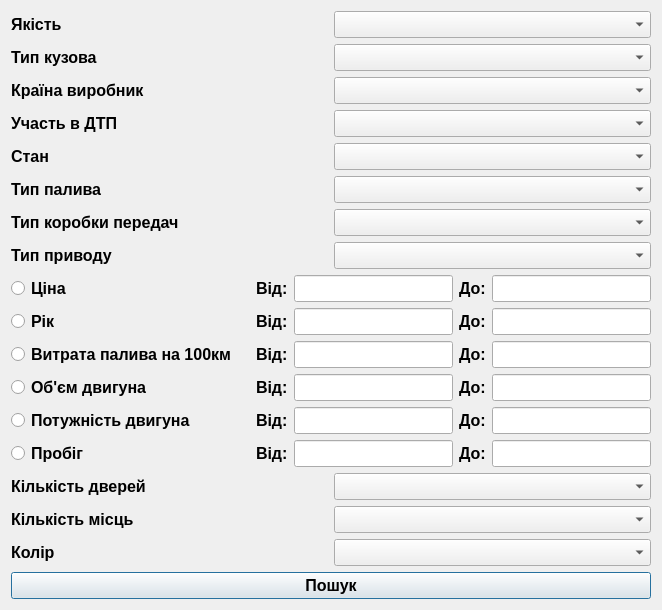
<?xml version="1.0" encoding="UTF-8"?>
<ui version="4.0">
 <class>LargeSearch</class>
 <widget class="QDialog" name="LargeSearch">
  <property name="geometry">
   <rect>
    <x>0</x>
    <y>0</y>
    <width>662</width>
    <height>609</height>
   </rect>
  </property>
  <property name="font">
   <font>
    <pointsize>12</pointsize>
    <weight>75</weight>
    <bold>true</bold>
   </font>
  </property>
  <property name="windowTitle">
   <string>Dialog</string>
  </property>
  <layout class="QVBoxLayout" name="verticalLayout">
   <item>
    <layout class="QHBoxLayout" name="quality_lay">
     <item>
      <widget class="QLabel" name="quality_lbl">
       <property name="font">
        <font>
         <pointsize>12</pointsize>
         <weight>75</weight>
         <bold>true</bold>
        </font>
       </property>
       <property name="text">
        <string>Якість</string>
       </property>
      </widget>
     </item>
     <item>
      <widget class="QComboBox" name="quality_cb">
       <property name="font">
        <font>
         <pointsize>12</pointsize>
         <weight>75</weight>
         <bold>true</bold>
        </font>
       </property>
      </widget>
     </item>
    </layout>
   </item>
   <item>
    <layout class="QHBoxLayout" name="type_lay">
     <item>
      <widget class="QLabel" name="type_lbl">
       <property name="font">
        <font>
         <pointsize>12</pointsize>
         <weight>75</weight>
         <bold>true</bold>
        </font>
       </property>
       <property name="text">
        <string>Тип кузова</string>
       </property>
      </widget>
     </item>
     <item>
      <widget class="QComboBox" name="type_cb">
       <property name="font">
        <font>
         <pointsize>12</pointsize>
         <weight>75</weight>
         <bold>true</bold>
        </font>
       </property>
      </widget>
     </item>
    </layout>
   </item>
   <item>
    <layout class="QHBoxLayout" name="country_lay">
     <item>
      <widget class="QLabel" name="country_lbl">
       <property name="font">
        <font>
         <pointsize>12</pointsize>
         <weight>75</weight>
         <bold>true</bold>
        </font>
       </property>
       <property name="text">
        <string>Країна виробник</string>
       </property>
      </widget>
     </item>
     <item>
      <widget class="QComboBox" name="country_cb">
       <property name="font">
        <font>
         <pointsize>12</pointsize>
         <weight>75</weight>
         <bold>true</bold>
        </font>
       </property>
      </widget>
     </item>
    </layout>
   </item>
   <item>
    <layout class="QHBoxLayout" name="dtp_lay">
     <item>
      <widget class="QLabel" name="dtp_lbl">
       <property name="font">
        <font>
         <pointsize>12</pointsize>
         <weight>75</weight>
         <bold>true</bold>
        </font>
       </property>
       <property name="text">
        <string>Участь в ДТП</string>
       </property>
      </widget>
     </item>
     <item>
      <widget class="QComboBox" name="dtp_cb">
       <property name="font">
        <font>
         <pointsize>12</pointsize>
         <weight>75</weight>
         <bold>true</bold>
        </font>
       </property>
      </widget>
     </item>
    </layout>
   </item>
   <item>
    <layout class="QHBoxLayout" name="stan_lay">
     <item>
      <widget class="QLabel" name="stan_lbl">
       <property name="font">
        <font>
         <pointsize>12</pointsize>
         <weight>75</weight>
         <bold>true</bold>
        </font>
       </property>
       <property name="text">
        <string>Стан </string>
       </property>
      </widget>
     </item>
     <item>
      <widget class="QComboBox" name="stan_cb">
       <property name="font">
        <font>
         <pointsize>12</pointsize>
         <weight>75</weight>
         <bold>true</bold>
        </font>
       </property>
      </widget>
     </item>
    </layout>
   </item>
   <item>
    <layout class="QHBoxLayout" name="fuel_lay">
     <item>
      <widget class="QLabel" name="fuel_lbl">
       <property name="font">
        <font>
         <pointsize>12</pointsize>
         <weight>75</weight>
         <bold>true</bold>
        </font>
       </property>
       <property name="text">
        <string>Тип палива</string>
       </property>
      </widget>
     </item>
     <item>
      <widget class="QComboBox" name="fuel_cb">
       <property name="font">
        <font>
         <pointsize>12</pointsize>
         <weight>75</weight>
         <bold>true</bold>
        </font>
       </property>
      </widget>
     </item>
    </layout>
   </item>
   <item>
    <layout class="QHBoxLayout" name="kpp_lay">
     <item>
      <widget class="QLabel" name="kpp_lbl">
       <property name="font">
        <font>
         <pointsize>12</pointsize>
         <weight>75</weight>
         <bold>true</bold>
        </font>
       </property>
       <property name="text">
        <string>Тип коробки передач</string>
       </property>
      </widget>
     </item>
     <item>
      <widget class="QComboBox" name="kpp_cb">
       <property name="font">
        <font>
         <pointsize>12</pointsize>
         <weight>75</weight>
         <bold>true</bold>
        </font>
       </property>
      </widget>
     </item>
    </layout>
   </item>
   <item>
    <layout class="QHBoxLayout" name="drive_lay">
     <item>
      <widget class="QLabel" name="drive_lbl">
       <property name="font">
        <font>
         <pointsize>12</pointsize>
         <weight>75</weight>
         <bold>true</bold>
        </font>
       </property>
       <property name="text">
        <string>Тип приводу</string>
       </property>
      </widget>
     </item>
     <item>
      <widget class="QComboBox" name="drive_cb">
       <property name="font">
        <font>
         <pointsize>12</pointsize>
         <weight>75</weight>
         <bold>true</bold>
        </font>
       </property>
      </widget>
     </item>
    </layout>
   </item>
   <item>
    <layout class="QHBoxLayout" name="price_lay" stretch="0,1,0,0,0,0">
     <item>
      <widget class="QRadioButton" name="price_rb">
       <property name="font">
        <font>
         <pointsize>12</pointsize>
         <weight>75</weight>
         <bold>true</bold>
        </font>
       </property>
       <property name="text">
        <string/>
       </property>
      </widget>
     </item>
     <item>
      <widget class="QLabel" name="price_lbl">
       <property name="font">
        <font>
         <pointsize>12</pointsize>
         <weight>75</weight>
         <bold>true</bold>
        </font>
       </property>
       <property name="text">
        <string>Ціна</string>
       </property>
      </widget>
     </item>
     <item>
      <widget class="QLabel" name="fromprice_lbl">
       <property name="font">
        <font>
         <pointsize>12</pointsize>
         <weight>75</weight>
         <bold>true</bold>
        </font>
       </property>
       <property name="text">
        <string>Від:</string>
       </property>
      </widget>
     </item>
     <item>
      <widget class="QLineEdit" name="fromprice_led">
       <property name="font">
        <font>
         <pointsize>12</pointsize>
         <weight>75</weight>
         <bold>true</bold>
        </font>
       </property>
      </widget>
     </item>
     <item>
      <widget class="QLabel" name="toprice_lbl">
       <property name="font">
        <font>
         <pointsize>12</pointsize>
         <weight>75</weight>
         <bold>true</bold>
        </font>
       </property>
       <property name="text">
        <string>До:</string>
       </property>
      </widget>
     </item>
     <item>
      <widget class="QLineEdit" name="toprice_led">
       <property name="font">
        <font>
         <pointsize>12</pointsize>
         <weight>75</weight>
         <bold>true</bold>
        </font>
       </property>
      </widget>
     </item>
    </layout>
   </item>
   <item>
    <layout class="QHBoxLayout" name="year_lay" stretch="0,1,0,0,0,0">
     <item>
      <widget class="QRadioButton" name="year_rb">
       <property name="font">
        <font>
         <pointsize>12</pointsize>
         <weight>75</weight>
         <bold>true</bold>
        </font>
       </property>
       <property name="text">
        <string/>
       </property>
      </widget>
     </item>
     <item>
      <widget class="QLabel" name="year_lbl">
       <property name="font">
        <font>
         <pointsize>12</pointsize>
         <weight>75</weight>
         <bold>true</bold>
        </font>
       </property>
       <property name="text">
        <string>Рік</string>
       </property>
      </widget>
     </item>
     <item>
      <widget class="QLabel" name="fromyear_lbl">
       <property name="font">
        <font>
         <pointsize>12</pointsize>
         <weight>75</weight>
         <bold>true</bold>
        </font>
       </property>
       <property name="text">
        <string>Від:</string>
       </property>
      </widget>
     </item>
     <item>
      <widget class="QLineEdit" name="fromyear_led">
       <property name="font">
        <font>
         <pointsize>12</pointsize>
         <weight>75</weight>
         <bold>true</bold>
        </font>
       </property>
      </widget>
     </item>
     <item>
      <widget class="QLabel" name="toyear_lbl">
       <property name="font">
        <font>
         <pointsize>12</pointsize>
         <weight>75</weight>
         <bold>true</bold>
        </font>
       </property>
       <property name="text">
        <string>До:</string>
       </property>
      </widget>
     </item>
     <item>
      <widget class="QLineEdit" name="toyear_led">
       <property name="font">
        <font>
         <pointsize>12</pointsize>
         <weight>75</weight>
         <bold>true</bold>
        </font>
       </property>
      </widget>
     </item>
    </layout>
   </item>
   <item>
    <layout class="QHBoxLayout" name="fuelcost_lay" stretch="0,2,0,0,0,0">
     <item>
      <widget class="QRadioButton" name="fuelcost_rb">
       <property name="font">
        <font>
         <pointsize>12</pointsize>
         <weight>75</weight>
         <bold>true</bold>
        </font>
       </property>
       <property name="text">
        <string/>
       </property>
      </widget>
     </item>
     <item>
      <widget class="QLabel" name="fuelcost_lbl">
       <property name="font">
        <font>
         <pointsize>12</pointsize>
         <weight>75</weight>
         <bold>true</bold>
        </font>
       </property>
       <property name="text">
        <string>Витрата палива на 100км</string>
       </property>
      </widget>
     </item>
     <item>
      <widget class="QLabel" name="fromfuelcost_lbl">
       <property name="font">
        <font>
         <pointsize>12</pointsize>
         <weight>75</weight>
         <bold>true</bold>
        </font>
       </property>
       <property name="text">
        <string>Від:</string>
       </property>
      </widget>
     </item>
     <item>
      <widget class="QLineEdit" name="fromfuelcost_led">
       <property name="font">
        <font>
         <pointsize>12</pointsize>
         <weight>75</weight>
         <bold>true</bold>
        </font>
       </property>
      </widget>
     </item>
     <item>
      <widget class="QLabel" name="tofuelcost_lbl">
       <property name="font">
        <font>
         <pointsize>12</pointsize>
         <weight>75</weight>
         <bold>true</bold>
        </font>
       </property>
       <property name="text">
        <string>До:</string>
       </property>
      </widget>
     </item>
     <item>
      <widget class="QLineEdit" name="tofuelcost_led">
       <property name="font">
        <font>
         <pointsize>12</pointsize>
         <weight>75</weight>
         <bold>true</bold>
        </font>
       </property>
      </widget>
     </item>
    </layout>
   </item>
   <item>
    <layout class="QHBoxLayout" name="capacity_lay" stretch="0,2,0,0,0,0">
     <item>
      <widget class="QRadioButton" name="capacity_rb">
       <property name="font">
        <font>
         <pointsize>12</pointsize>
         <weight>75</weight>
         <bold>true</bold>
        </font>
       </property>
       <property name="text">
        <string/>
       </property>
      </widget>
     </item>
     <item>
      <widget class="QLabel" name="capacity_lbl">
       <property name="font">
        <font>
         <pointsize>12</pointsize>
         <weight>75</weight>
         <bold>true</bold>
        </font>
       </property>
       <property name="text">
        <string>Об'єм двигуна</string>
       </property>
      </widget>
     </item>
     <item>
      <widget class="QLabel" name="fromcapacity_lbl">
       <property name="font">
        <font>
         <pointsize>12</pointsize>
         <weight>75</weight>
         <bold>true</bold>
        </font>
       </property>
       <property name="text">
        <string>Від:</string>
       </property>
      </widget>
     </item>
     <item>
      <widget class="QLineEdit" name="fromcapacity_led">
       <property name="font">
        <font>
         <pointsize>12</pointsize>
         <weight>75</weight>
         <bold>true</bold>
        </font>
       </property>
      </widget>
     </item>
     <item>
      <widget class="QLabel" name="tocapacity_lbl">
       <property name="font">
        <font>
         <pointsize>12</pointsize>
         <weight>75</weight>
         <bold>true</bold>
        </font>
       </property>
       <property name="text">
        <string>До:</string>
       </property>
      </widget>
     </item>
     <item>
      <widget class="QLineEdit" name="tocapacity_led">
       <property name="font">
        <font>
         <pointsize>12</pointsize>
         <weight>75</weight>
         <bold>true</bold>
        </font>
       </property>
      </widget>
     </item>
    </layout>
   </item>
   <item>
    <layout class="QHBoxLayout" name="power_lay" stretch="0,2,0,0,0,0">
     <item>
      <widget class="QRadioButton" name="power_rb">
       <property name="font">
        <font>
         <pointsize>12</pointsize>
         <weight>75</weight>
         <bold>true</bold>
        </font>
       </property>
       <property name="text">
        <string/>
       </property>
      </widget>
     </item>
     <item>
      <widget class="QLabel" name="power_lbl">
       <property name="font">
        <font>
         <pointsize>12</pointsize>
         <weight>75</weight>
         <bold>true</bold>
        </font>
       </property>
       <property name="text">
        <string>Потужність двигуна</string>
       </property>
      </widget>
     </item>
     <item>
      <widget class="QLabel" name="frompower_lbl">
       <property name="font">
        <font>
         <pointsize>12</pointsize>
         <weight>75</weight>
         <bold>true</bold>
        </font>
       </property>
       <property name="text">
        <string>Від:</string>
       </property>
      </widget>
     </item>
     <item>
      <widget class="QLineEdit" name="frompower_led">
       <property name="font">
        <font>
         <pointsize>12</pointsize>
         <weight>75</weight>
         <bold>true</bold>
        </font>
       </property>
      </widget>
     </item>
     <item>
      <widget class="QLabel" name="topower_lbl">
       <property name="font">
        <font>
         <pointsize>12</pointsize>
         <weight>75</weight>
         <bold>true</bold>
        </font>
       </property>
       <property name="text">
        <string>До:</string>
       </property>
      </widget>
     </item>
     <item>
      <widget class="QLineEdit" name="topower_led">
       <property name="font">
        <font>
         <pointsize>12</pointsize>
         <weight>75</weight>
         <bold>true</bold>
        </font>
       </property>
      </widget>
     </item>
    </layout>
   </item>
   <item>
    <layout class="QHBoxLayout" name="run_lay" stretch="0,2,0,0,0,0">
     <item>
      <widget class="QRadioButton" name="run_rb">
       <property name="font">
        <font>
         <pointsize>12</pointsize>
         <weight>75</weight>
         <bold>true</bold>
        </font>
       </property>
       <property name="text">
        <string/>
       </property>
      </widget>
     </item>
     <item>
      <widget class="QLabel" name="run_lbl">
       <property name="font">
        <font>
         <pointsize>12</pointsize>
         <weight>75</weight>
         <bold>true</bold>
        </font>
       </property>
       <property name="text">
        <string>Пробіг</string>
       </property>
      </widget>
     </item>
     <item>
      <widget class="QLabel" name="fromrun_lbl">
       <property name="font">
        <font>
         <pointsize>12</pointsize>
         <weight>75</weight>
         <bold>true</bold>
        </font>
       </property>
       <property name="text">
        <string>Від:</string>
       </property>
      </widget>
     </item>
     <item>
      <widget class="QLineEdit" name="fromrun_led">
       <property name="font">
        <font>
         <pointsize>12</pointsize>
         <weight>75</weight>
         <bold>true</bold>
        </font>
       </property>
      </widget>
     </item>
     <item>
      <widget class="QLabel" name="torun_lbl">
       <property name="font">
        <font>
         <pointsize>12</pointsize>
         <weight>75</weight>
         <bold>true</bold>
        </font>
       </property>
       <property name="text">
        <string>До:</string>
       </property>
      </widget>
     </item>
     <item>
      <widget class="QLineEdit" name="torun_led">
       <property name="font">
        <font>
         <pointsize>12</pointsize>
         <weight>75</weight>
         <bold>true</bold>
        </font>
       </property>
      </widget>
     </item>
    </layout>
   </item>
   <item>
    <layout class="QHBoxLayout" name="doors_lay">
     <item>
      <widget class="QLabel" name="doors_lbl">
       <property name="font">
        <font>
         <pointsize>12</pointsize>
         <weight>75</weight>
         <bold>true</bold>
        </font>
       </property>
       <property name="text">
        <string>Кількість дверей</string>
       </property>
      </widget>
     </item>
     <item>
      <widget class="QComboBox" name="doors_cb">
       <property name="font">
        <font>
         <pointsize>12</pointsize>
         <weight>75</weight>
         <bold>true</bold>
        </font>
       </property>
      </widget>
     </item>
    </layout>
   </item>
   <item>
    <layout class="QHBoxLayout" name="places_lay">
     <item>
      <widget class="QLabel" name="places_lbl">
       <property name="font">
        <font>
         <pointsize>12</pointsize>
         <weight>75</weight>
         <bold>true</bold>
        </font>
       </property>
       <property name="text">
        <string>Кількість місць</string>
       </property>
      </widget>
     </item>
     <item>
      <widget class="QComboBox" name="places_cb">
       <property name="font">
        <font>
         <pointsize>12</pointsize>
         <weight>75</weight>
         <bold>true</bold>
        </font>
       </property>
      </widget>
     </item>
    </layout>
   </item>
   <item>
    <layout class="QHBoxLayout" name="color_lay">
     <item>
      <widget class="QLabel" name="color_lbl">
       <property name="font">
        <font>
         <pointsize>12</pointsize>
         <weight>75</weight>
         <bold>true</bold>
        </font>
       </property>
       <property name="text">
        <string>Колір</string>
       </property>
      </widget>
     </item>
     <item>
      <widget class="QComboBox" name="color_cb">
       <property name="font">
        <font>
         <pointsize>12</pointsize>
         <weight>75</weight>
         <bold>true</bold>
        </font>
       </property>
      </widget>
     </item>
    </layout>
   </item>
   <item>
    <widget class="QPushButton" name="search_pb">
     <property name="font">
      <font>
       <pointsize>12</pointsize>
       <weight>75</weight>
       <bold>true</bold>
      </font>
     </property>
     <property name="text">
      <string>Пошук</string>
     </property>
    </widget>
   </item>
  </layout>
 </widget>
 <resources/>
 <connections/>
</ui>
